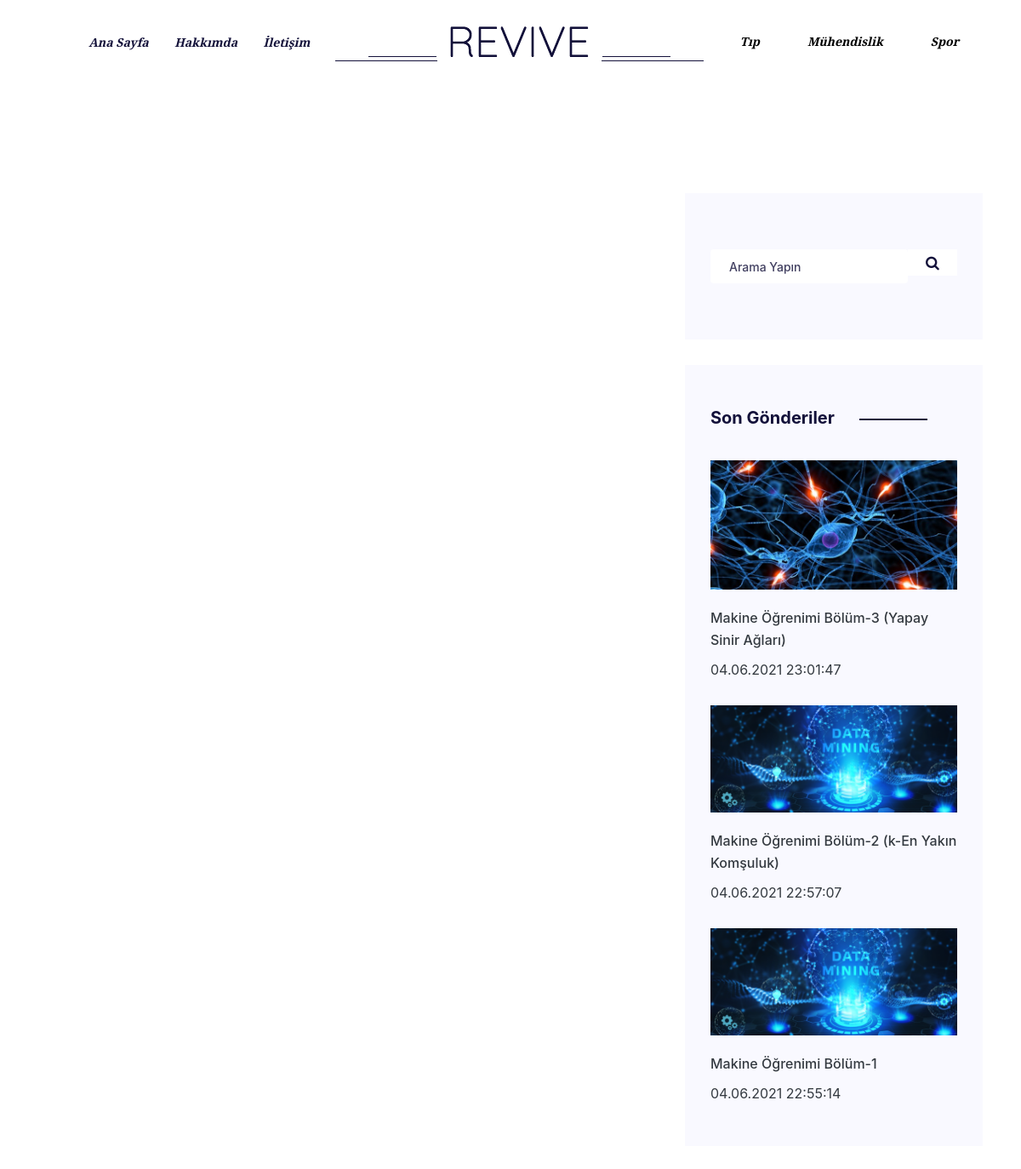
Screenshot of /search.php with the database file from the repository.
### tables this page shows
CREATE TABLE `categories` (
  `cat_id` int(11) NOT NULL,
  `cat_title` varchar(255) NOT NULL
);

CREATE TABLE `posts` (
  `post_id` int(11) NOT NULL,
  `post_title` varchar(255) NOT NULL,
  `post_category` varchar(255) NOT NULL,
  `post_category_id` int(11) NOT NULL,
  `post_author` varchar(255) NOT NULL,
  `post_content` text NOT NULL,
  `post_date` varchar(255) NOT NULL,
  `post_image` text NOT NULL,
  `post_comment_count` int(255) NOT NULL,
  `post_views` int(255) NOT NULL,
  `post_tags` text NOT NULL,
  `post_status` varchar(255) NOT NULL DEFAULT 'draft',
  `post_track` text NOT NULL
);

### includes/function.php (the view)
<?php
 include "db.php";
 function show_cat(){
   global $connection;
   $query = "SELECT * FROM categories";
   $result = mysqli_query($connection, $query);
   while($row = mysqli_fetch_array($result)){
     $cat_id = $row['cat_id'];
     $cat_title = $row['cat_title'];
     echo "<li class='nav-item dropdown'><a class='nav-link' href='category.php?cat_id=$cat_id'>{$cat_title}</a></li>";
   }
 }
 ?>

### includes/sidebar.php (shortened to what this page needs)
<div class="single-sidebar-widget popular-post-widget">
  <h4 class="popular-title">Son Gönderiler</h4>
  <div class="popular-post-list">
    <?php
    $query = "SELECT * FROM posts ORDER BY post_id DESC LIMIT 5";
    $result = mysqli_query($connection, $query);
    while ($row = mysqli_fetch_assoc($result)) {
      $post_id = $row['post_id'];
      $post_title = $row['post_title'];
      $post_image = $row['post_image'];
      $date = $row['post_date'];
    ?>
      <div class="single-post-list">
        <a href="single.php?post=<?php echo $post_id; ?>" style="text-decoration: none;">
          <div class="thumb">
            <img class="img-fluid" src="admin/<?php echo $post_image; ?>" alt="">
          </div>
          <div class="details mt-20">
            <h6 style="color: #343a40;text-decoration: none;"><?php echo $post_title; ?></h6>
            <a>
              <p style="color: #343a40;text-decoration: none;"> <?php echo $date; ?> </p>
            </a>
          </div>
        </a>
      </div>
    <?php }
    ?>
  </div>
</div>

### css/main.css (style rules this page uses)
body { color:#706f87;font-family:"Open Sans",sans-serif;font-size:14px;font-weight:500;line-height:24px;position:relative }
a { -webkit-transition:all 0.3s ease 0s;-moz-transition:all 0.3s ease 0s;-o-transition:all 0.3s ease 0s;transition:all 0.3s ease 0s }
a,a:focus,a:hover { text-decoration:none;outline:0 }
h1,h2,h3,h4,h5,h6 { font-family:"Playfair Display",serif;color:#13113a;line-height:1.2;margin-bottom:0;margin-top:0;font-weight:700 }
.mt-20 { margin-top:20px }
h4 { font-size:18px }
h6 { font-size:14px }
h1,h2,h3,h4,h5,h6 { line-height:1.2 }
.menu-right .nav-item .nav-link { margin:0px 20px;color:#000;font-size:14px;font-family:"Playfair Display",serif;font-weight:700;font-style:italic;padding:38px 0px }
.widget-wrap .single-sidebar-widget { padding:50px 30px;background:#f9f9ff;margin-bottom:30px }
.widget-wrap .single-sidebar-widget:last-child { margin-bottom:0px }
.widget-wrap .popular-post-widget .popular-title { color:#13113a;font-size:20px;color:#13113a;font-weight:700;position:relative;display:inline-block }
.widget-wrap .popular-post-widget .popular-title::after { content:"";position:absolute;top:13px;right:-75%;height:2px;width:80px;background:#13113a }
.widget-wrap .popular-post-widget .popular-post-list { margin-top:30px }
.widget-wrap .popular-post-widget .single-post-list { margin-bottom:30px }
.widget-wrap .popular-post-widget .single-post-list:last-child { margin-bottom:0px }
.widget-wrap .popular-post-widget .single-post-list .details h6 { font-size:16px;line-height:26px;margin-bottom:10px;-webkit-transition:all 0.4s ease 0s;-moz-transition:all 0.4s ease 0s;-o-transition:all 0.4s ease 0s;transition:all 0.4s ease 0s }
.widget-wrap .popular-post-widget .single-post-list .details p { margin-bottom:0px }

### rows the page displays
categories: cat_title "Tıp"
categories: cat_title "Mühendislik"
categories: cat_title "Spor"
posts: post_image (picture), post_title "Makine Öğrenimi Bölüm-3 (Yapay Sinir Ağları)", post_date "04.06.2021 23:01:47"
posts: post_image (picture), post_title "Makine Öğrenimi Bölüm-2 (k-En Yakın Komşuluk)", post_date "04.06.2021 22:57:07"
posts: post_image (picture), post_title "Makine Öğrenimi Bölüm-1", post_date "04.06.2021 22:55:14"
